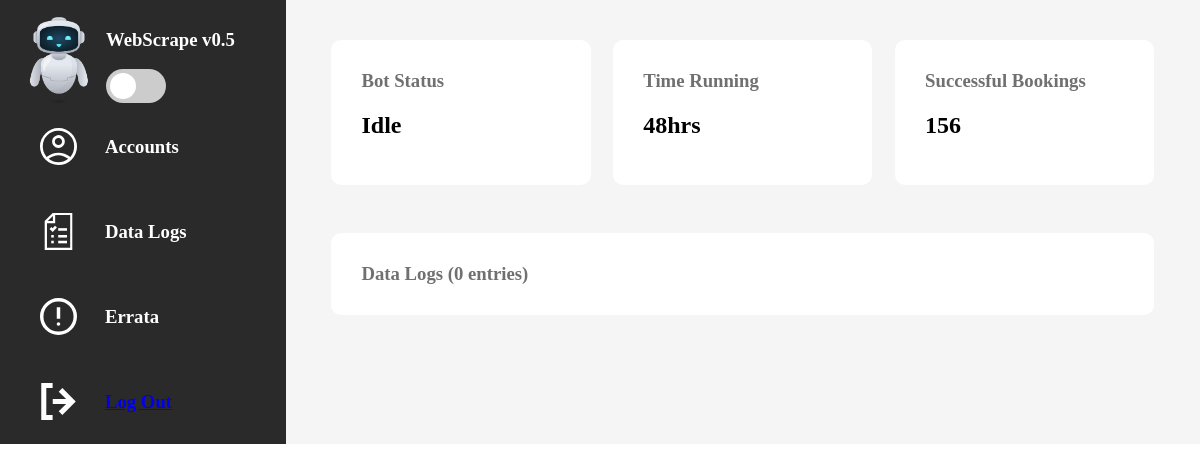
Page /dashboard/ (signed in) on the earlier database version.
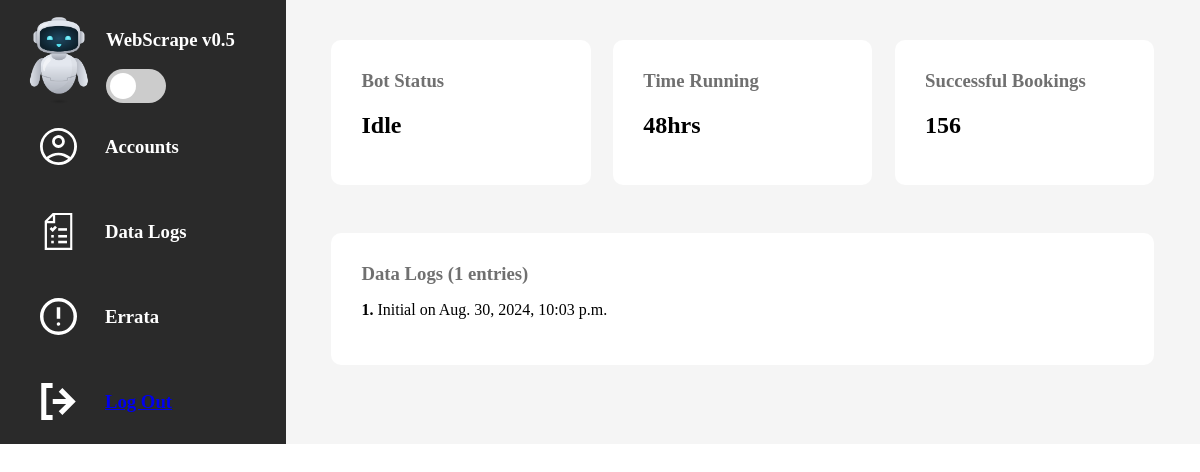
Same page on the later database version.
### botengine/models.py (models this page shows, shortened)
class Log(models.Model):
    log_details = models.CharField(max_length=1000)
    created = models.DateTimeField(auto_now_add=True)
    class Meta:
        ordering = ['-created']

### authenticator/views.py (the view)
# urls.py: path('dashboard/', views.dashboard, name="dashboard")
@login_required(login_url='/authenticate/')
def dashboard(request):
    if request.user.is_authenticated:
        bot = Bot.objects.get(id=1)
        logs = Log.objects.all()
        context = {
            "bot": bot,
            "logs": logs,
            "log_count": logs.count()
        }
        return render(request, 'authenticator/pages/dashboard.html', context)
    else:
        return redirect('login')

### authenticator/templates/authenticator/pages/dashboard.html (shortened to what this page needs)
{% load static %}
<!DOCTYPE html>
<html lang="en">
<head>
    <link type="text/css" href="{% static 'styles/style.css' %}" rel="stylesheet" />
    <link type="text/css" href="{% static 'styles/switch.css' %}" rel="stylesheet" />
</head>
<body>
    <div class="main-container">
        <div class="sidebar-item">
            <div class="app-id">
                <div class="logo-box">
                    <img src="{% static 'img/bot.png' %}" />
                </div>
                <div class="app-details">
                    <h3>WebScrape v0.5</h3>
                    <div class="switch-mech">
                        <form id="status-form" method="post">
                            <label class="switch">
                                <span class="slider round"></span>
                            </label>
                        </form>
                    </div>
                </div>
            </div>
            <div class="dashboard-tab-container">
                <div class="dashboard-tab">
                    <div class="icn-box">
                        <img src="{% static 'img/account.svg' %}"  />
                    </div>
                    <h3>Accounts</h3>
                </div>
                <div class="dashboard-tab">
                    <div class="icn-box">
                        <img src="{% static 'img/result.svg' %}" />
                    </div>
                    <h3>Data Logs</h3>
                </div>
                <div class="dashboard-tab">
                    <div class="icn-box">
                        <img src="{% static 'img/error.svg' %}" />
                    </div>
                    <h3>Errata</h3>
                </div>
                <a href="{% url 'authenticator:logout' %}">
                    <div class="dashboard-tab">
                        <div class="icn-box">
                            <img src="{% static 'img/logout.svg' %}" />
                        </div>
                        <h3>Log Out</h3>
                    </div>
                </a>
            </div>
        </div>
        <div class="main-item">
            <div class="main-item-wrap">
                <div class="status-container">
                    <div class="status-tab">
                        <h3>Bot Status</h3>
                        <h2 class="status-text">{{ bot.get_status_display }}</h2>
                    </div>
                    <div class="status-tab">
                        <h3>Time Running</h3>
                        <h2>48hrs</h2>
                    </div>
                    <div class="status-tab">
                        <h3>Successful Bookings</h3>
                        <h2>156</h2>
                    </div>
                </div>
                <div class="logs-container">
                    <h3>Data Logs ({{ log_count }} entries)</h3>
                    {% for log in logs %}
                        <p>
                            <strong>{{ forloop.counter }}.</strong> {{ log.log_details }} on {{ log.created }}
                        </p>
                    {% endfor %}
                </div>
            </div>
        </div>
    </div>
</body>
</html>

Differences in the rows shown:
added Log: log_details "Initial", created "Aug. 30, 2024, 10:03 p.m."
Other differences:
{{ log_count }}: "0" → "1"
